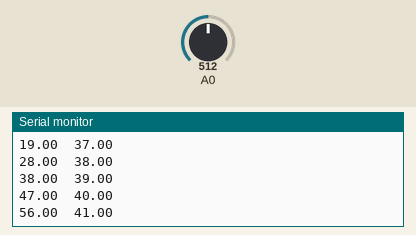
The sketch below on a simulated Arduino Uno, built with avr-gcc and run on an emulated ATmega328P. Shown: the last lines printed to the serial monitor. The test bench sets the inputs (shaded band); at power-on: A0 = 512.

Above: at 1.4 s.
1.5 s: A0 set to 716
At 1.57 s:
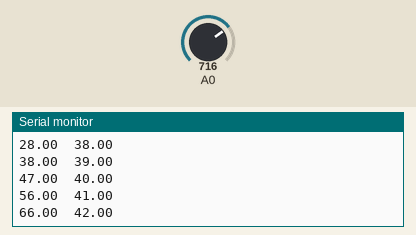
3.0 s: A0 set to 900
At 3.19 s:
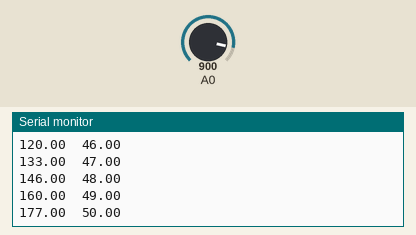
Timing chart, 0 to 6.0 s (numbered marks = the images above; inputs shaded):
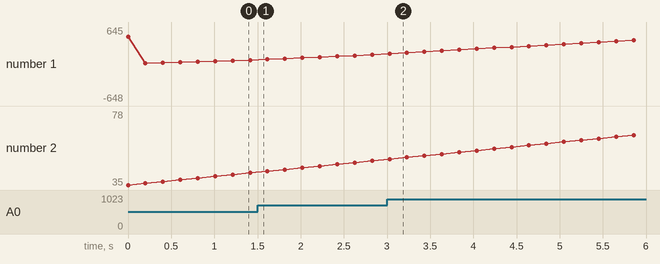

The sketch:

sensorOffset.ino
```cpp
//Programa para encontrar fundo de escala para a pressão
float SensorOffset = 35;
float medida;

#define N 50

float filtro; //valor filtrado
float vals[N]; //array das medidas com N valores

void setup() {
Serial.begin(9600);

 medida = analogRead (A0) - SensorOffset;

Serial.print (medida);
Serial.print ('\t');
Serial.println (SensorOffset);

delay (200);
}
void loop() {

medida = analogRead(A0) - SensorOffset;

//Filtro média móvel
for(int i = N - 1; i > 0; i--){
    vals[i] = vals[i-1];
  }
   vals[0] = medida;
  int sum = 0;
  for(int i = 0; i < N; i++){
    sum = sum + vals[i];
  }

  filtro = sum / N;

if (filtro > 0){
  SensorOffset = SensorOffset + 1;
  } else if (medida < 0){
    SensorOffset = SensorOffset - 1;
  }

Serial.print (filtro);
Serial.print ('\t');
Serial.println (SensorOffset);

delay (200);
}
```

Measured:
- after the input at 3.0 s, the serial monitor: prints a new line at once (image 2)
- plotted number 1: 66 → 160 after the input at 1.5 s, 160 → -542 after the input at 3.0 s
